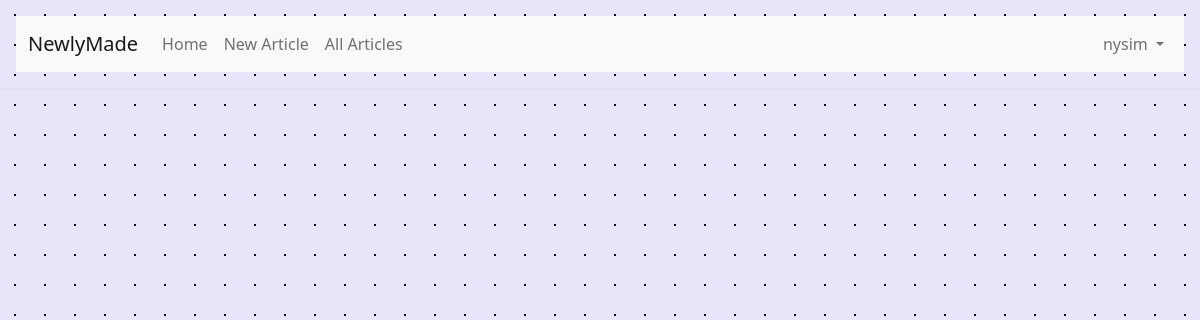
The page /articles/ (signed in) on the database as committed earlier.
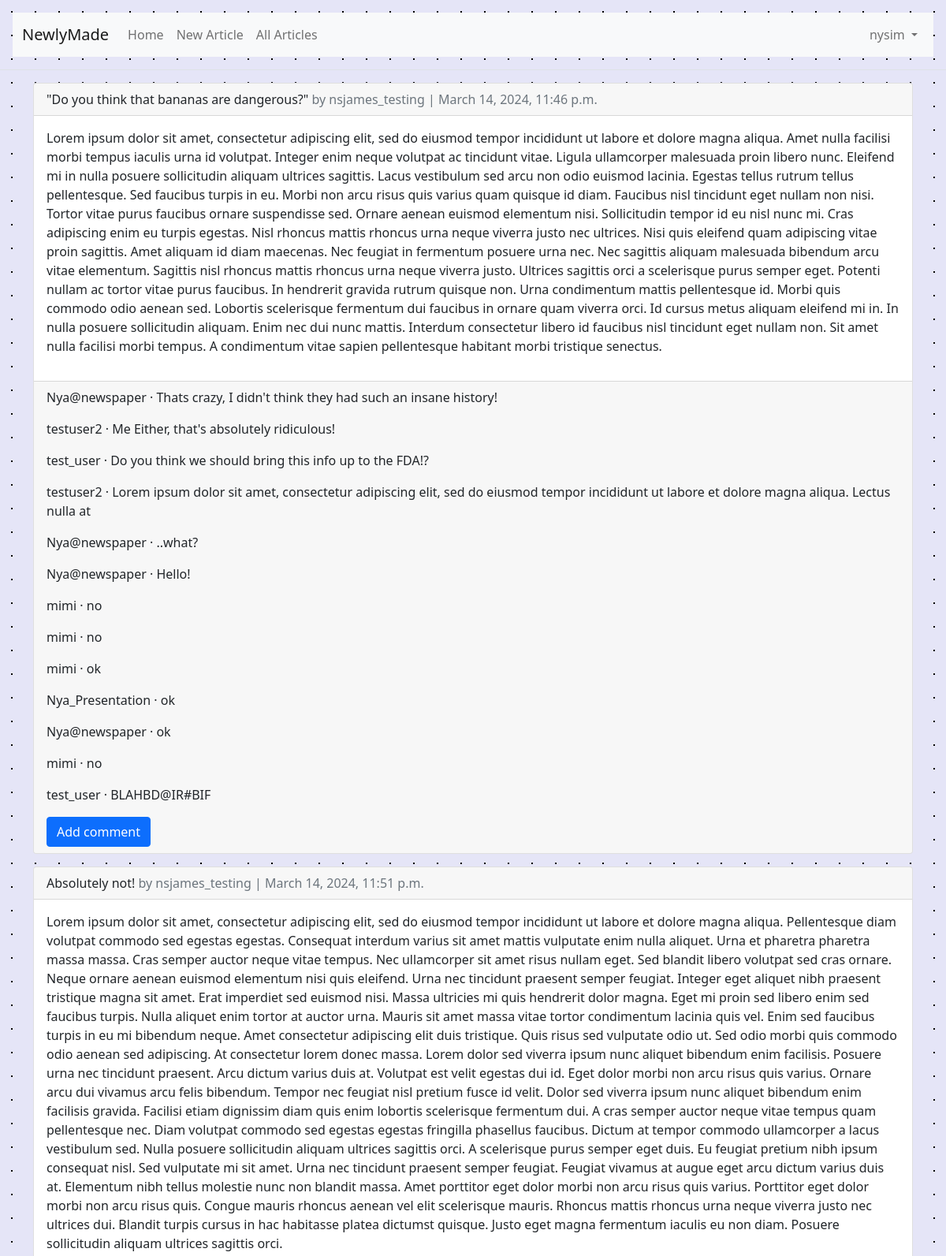
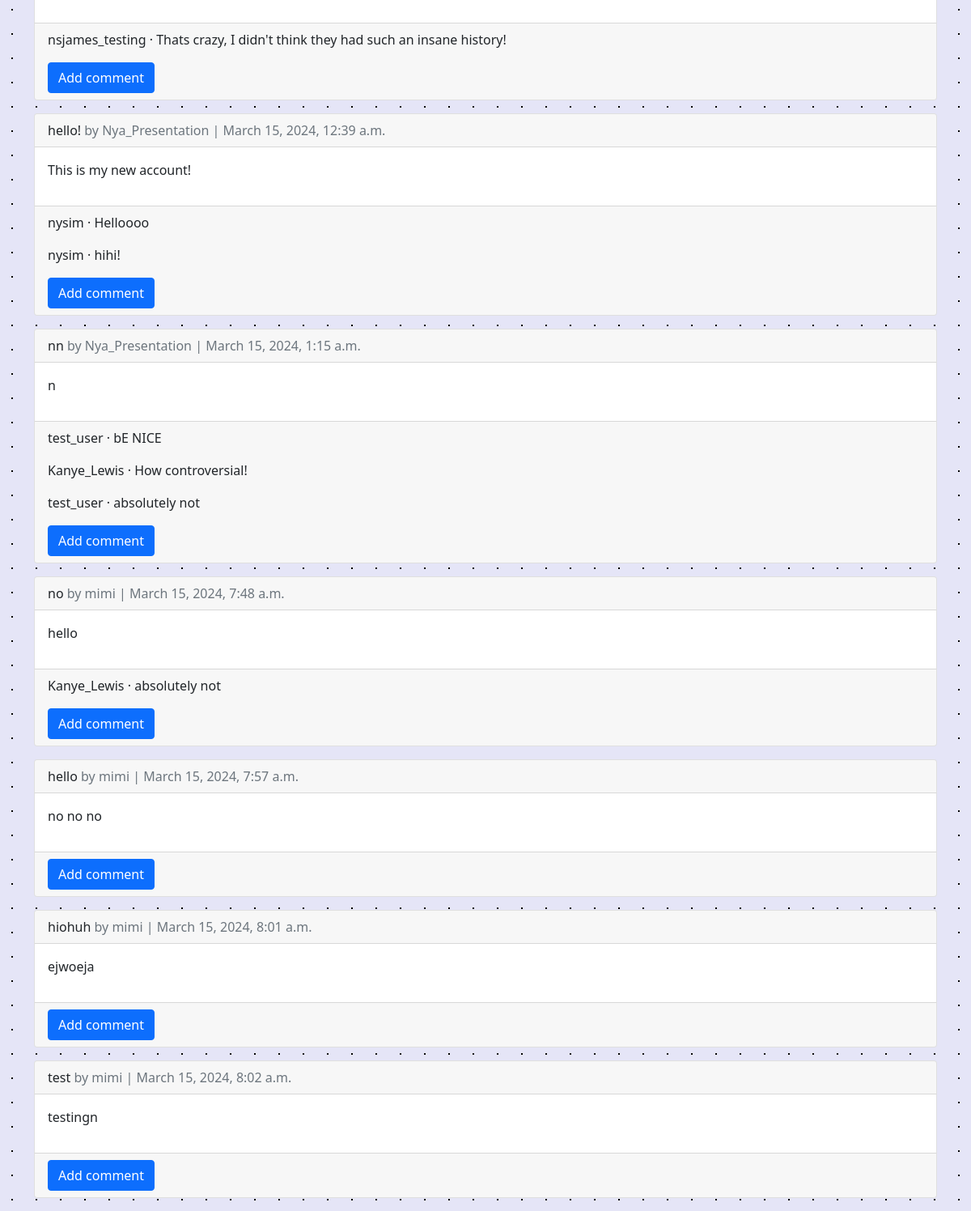
The same page on the database as committed later (2 pictures, top to bottom).
### accounts/models.py (models this page shows)
class CustomUser(AbstractUser):
    age = models.PositiveIntegerField(null=True, blank=True)

### articles/models.py (models this page shows, shortened)
class Article(models.Model):
    title = models.CharField(max_length=255)
    body = models.TextField()
    date = models.DateTimeField(auto_now_add=True)
    author = models.ForeignKey(
        settings.AUTH_USER_MODEL,
        on_delete=models.CASCADE,
    )

class Comment(models.Model):
    article = models.ForeignKey(Article, on_delete=models.CASCADE)
    comment = models.CharField(max_length=140)
    author = models.ForeignKey(
        settings.AUTH_USER_MODEL,
        on_delete=models.CASCADE,
    )
    def __str__(self):
        return self.comment

### articles/views.py (the view)
# urls.py: path('', ArticleListView.as_view(),
class ArticleListView(LoginRequiredMixin, ListView):
    model = Article
    template_name = "article_list.html"

### templates/article_list.html (shortened to what this page needs)
{% extends "base.html" %}
{% load crispy_forms_tags %}
{% block content %}
<div class="container">
    {% for article in article_list %}
    <div class="card mb-3">
        <div class="card-header">
            <span class="font-weight-bold">{{ article.title }}</span>
            <span class="text-muted">by {{ article.author }} | {{ article.date }}</span>
        </div>
        <div class="card-body">
            <p>{{ article.body }}</p>
        </div>
        <div class="card-footer">
            {% for comment in article.comment_set.all %}
            <p>
                <span class="font-weight-bold">{{ comment.author }} &middot;</span>
                {{ comment }}
            </p>
            {% endfor %}
            <a href="{% url 'article_detail' article.pk %}" class="btn btn-primary">Add comment</a>
        </div>
    </div>
    {% endfor %}
</div>
{% endblock content %}

### templates/base.html (shortened to what this page needs)
<!DOCTYPE html>
<html lang="en">
<head>
    <link href="https://cdn.jsdelivr.net/npm/bootstrap@5.1.3/dist/css/bootstrap.min.css" rel="stylesheet">
</head>
<body>
    <header class="p-3 mb-3 border-bottom">
        <nav class="navbar navbar-expand-lg navbar-light bg-light">
            <div class="container-fluid">
                <a class="navbar-brand" href="{% url 'home' %}">
                    NewlyMade
                </a>
                <div class="collapse navbar-collapse" id="navbarNav">
                    <ul class="navbar-nav me-auto mb-2 mb-lg-0">
                        <li class="nav-item">
                            <a class="nav-link{% if request.path == '/' %} active{% endif %}" href="{% url 'home' %}">Home</a>
                        </li>
                    {% if user.is_authenticated %}
                        <li class="nav-item">
                            <a class="nav-link{% if request.path == '/article/new/' %} active{% endif %}" href="{% url 'article_new' %}">New Article</a>
                        </li>
                        <li class="nav-item">
                            <a class="nav-link{% if request.path == '/article/list/' %} active{% endif %}" href="{% url 'article_list' %}">All Articles</a>
                        </li>
                    </ul>
                    <ul class="navbar-nav">
                        <li class="nav-item dropdown">
                            <a class="nav-link dropdown-toggle" href="#" id="navbarDropdown" role="button" data-bs-toggle="dropdown" aria-expanded="false">
                                {{ user.username }}
                            </a>
                        </li>
                        {% endif %}
                    </ul>
                </div>
            </div>
        </nav>
    </header>
    <main>
        {% block content %}
        {% endblock content %}
    </main>
</body>
</html>

### templates/base.html (style rules this page uses)
body { background-color: transparent; background-image: radial-gradient(#000000 1px, #e5e5f7 1px); background-size: 30px 30px; width: 100%; height: 100%; }

Rows that differ between the two databases and show on the page:
added Article: title "\"Do you think that bananas are dangerous?\"", author "nsjames_testing", date "March 14, 2024, 11:46 p.m.", body "Lorem ipsum dolor sit amet, consectetur adipiscing elit, sed do eiusmod tempor incididunt ut labore et dolore magna aliqua. Amet nulla facilisi morbi tempus iaculis urna id volutpat. Integer enim neque volutpat ac tincidunt vitae. Ligula ullamcorper malesuada proin libero nunc. Eleifend mi in nulla posuere sollicitudin aliquam ultrices sagittis. Lacus vestibulum sed arcu non odio euismod lacinia. Egestas tellus rutrum tellus pellentesque. Sed faucibus turpis in eu. Morbi non arcu risus quis varius quam quisque id diam. Faucibus nisl tincidunt eget nullam non nisi. Tortor vitae purus faucibus ornare suspendisse sed. Ornare aenean euismod elementum nisi. Sollicitudin tempor id eu nisl nunc…"
added Comment: author "Nya@newspaper", comment "Thats crazy, I didn't think they had such an insane history!", shown under "\"Do you think that bananas are dangerous?\""
added Comment: author "testuser2", comment "Me Either, that's absolutely ridiculous!", shown under "\"Do you think that bananas are dangerous?\""
added Comment: author "test_user", comment "Do you think we should bring this info up to the FDA!?", shown under "\"Do you think that bananas are dangerous?\""
added Comment: author "testuser2", comment "Lorem ipsum dolor sit amet, consectetur adipiscing elit, sed do eiusmod tempor incididunt ut labore et dolore magna aliqua. Lectus nulla at", shown under "\"Do you think that bananas are dangerous?\""
added Comment: author "Nya@newspaper", comment "..what?", shown under "\"Do you think that bananas are dangerous?\""
added Comment: author "Nya@newspaper", comment "Hello!", shown under "\"Do you think that bananas are dangerous?\""
added Comment: author "mimi", comment "no", shown under "\"Do you think that bananas are dangerous?\""
added Comment: author "mimi", comment "no", shown under "\"Do you think that bananas are dangerous?\""
added Comment: author "mimi", comment "ok", shown under "\"Do you think that bananas are dangerous?\""
added Comment: author "Nya_Presentation", comment "ok", shown under "\"Do you think that bananas are dangerous?\""
added Comment: author "Nya@newspaper", comment "ok", shown under "\"Do you think that bananas are dangerous?\""
added Comment: author "mimi", comment "no", shown under "\"Do you think that bananas are dangerous?\""
added Comment: author "test_user", comment "BLAHBD@IR#BIF", shown under "\"Do you think that bananas are dangerous?\""
added Article: title "Absolutely not!", author "nsjames_testing", date "March 14, 2024, 11:51 p.m.", body "Lorem ipsum dolor sit amet, consectetur adipiscing elit, sed do eiusmod tempor incididunt ut labore et dolore magna aliqua. Pellentesque diam volutpat commodo sed egestas egestas. Consequat interdum varius sit amet mattis vulputate enim nulla aliquet. Urna et pharetra pharetra massa massa. Cras semper auctor neque vitae tempus. Nec ullamcorper sit amet risus nullam eget. Sed blandit libero volutpat sed cras ornare. Neque ornare aenean euismod elementum nisi quis eleifend. Urna nec tincidunt praesent semper feugiat. Integer eget aliquet nibh praesent tristique magna sit amet. Erat imperdiet sed euismod nisi. Massa ultricies mi quis hendrerit dolor magna. Eget mi proin sed libero enim sed…"
added Comment: author "nsjames_testing", comment "Thats crazy, I didn't think they had such an insane history!", shown under "Absolutely not!"
added Article: title "hello!", author "Nya_Presentation", date "March 15, 2024, 12:39 a.m.", body "This is my new account!"
added Comment: author "nysim", comment "Helloooo", shown under "hello!"
added Comment: author "nysim", comment "hihi!", shown under "hello!"
added Article: title "nn", author "Nya_Presentation", date "March 15, 2024, 1:15 a.m.", body "n"
added Comment: author "test_user", comment "bE NICE", shown under "nn"
added Comment: author "Kanye_Lewis", comment "How controversial!", shown under "nn"
added Comment: author "test_user", comment "absolutely not", shown under "nn"
added Article: title "no", author "mimi", date "March 15, 2024, 7:48 a.m.", body "hello"
added Comment: author "Kanye_Lewis", comment "absolutely not", shown under "no"
added Article: title "hello", author "mimi", date "March 15, 2024, 7:57 a.m.", body "no no no"
added Article: title "hiohuh", author "mimi", date "March 15, 2024, 8:01 a.m.", body "ejwoeja"
added Article: title "test", author "mimi", date "March 15, 2024, 8:02 a.m.", body "testingn"
